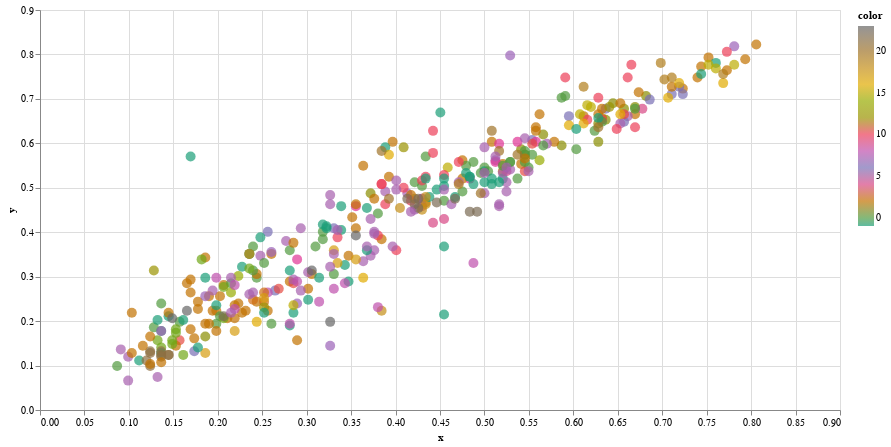

This figure's notebook cell:
### Code cell
interactiveDraw(faces_X[:,0],faces_X[:,1],faces_y,faces_y_pred)

### Figure 1 — Vega-Lite specification as saved in the notebook (floating-point values rounded to 4 significant figures; data arrays with more than 128 entries replaced by an {"elided": "..."} marker saying what was removed)
{"config": {"view": {"continuousWidth": 300, "continuousHeight": 300}}, "data": {"name": "data-5332400790b14eec31779b73c620be4b"}, "mark": {"type": "circle", "size": 100}, "encoding": {"color": {"field": "color", "scale": {"scheme": "dark2"}, "type": "quantitative"}, "tooltip": [{"field": "label", "type": "quantitative"}], "x": {"field": "x", "type": "quantitative"}, "y": {"field": "y", "type": "quantitative"}}, "height": 400, "params": [{"name": "param_6", "select": {"type": "interval", "encodings": ["x", "y"]}, "bind": "scales"}], "width": 800, "$schema": "https://vega.github.io/schema/vega-lite/v5.14.1.json", "datasets": {"data-5332400790b14eec31779b73c620be4b": {"elided": "400 records"}}}
